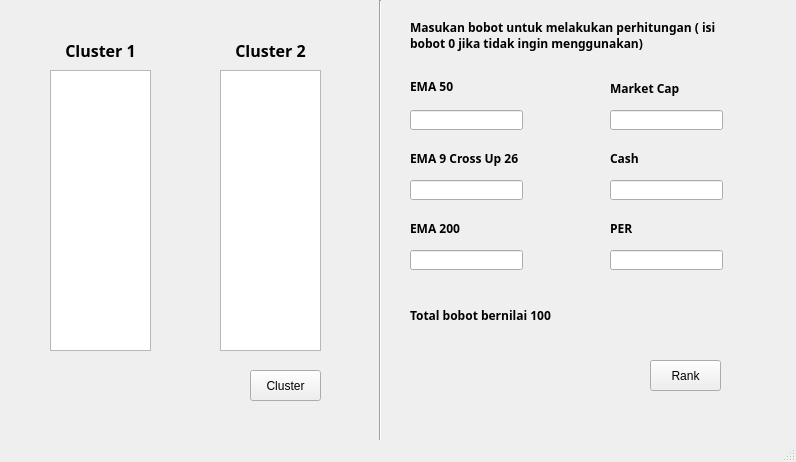
<?xml version="1.0" encoding="UTF-8"?>
<ui version="4.0">
 <class>MainWindow</class>
 <widget class="QMainWindow" name="MainWindow">
  <property name="geometry">
   <rect>
    <x>0</x>
    <y>0</y>
    <width>796</width>
    <height>462</height>
   </rect>
  </property>
  <property name="windowTitle">
   <string>MainWindow</string>
  </property>
  <property name="autoFillBackground">
   <bool>true</bool>
  </property>
  <widget class="QWidget" name="centralwidget">
   <widget class="QListView" name="listView">
    <property name="geometry">
     <rect>
      <x>50</x>
      <y>70</y>
      <width>101</width>
      <height>281</height>
     </rect>
    </property>
   </widget>
   <widget class="QPushButton" name="pushButton_6">
    <property name="geometry">
     <rect>
      <x>250</x>
      <y>370</y>
      <width>71</width>
      <height>31</height>
     </rect>
    </property>
    <property name="styleSheet">
     <string notr="true">font: 87 8pt &quot;Arial Black&quot;;</string>
    </property>
    <property name="text">
     <string>Cluster</string>
    </property>
   </widget>
   <widget class="Line" name="line">
    <property name="geometry">
     <rect>
      <x>370</x>
      <y>0</y>
      <width>20</width>
      <height>461</height>
     </rect>
    </property>
    <property name="autoFillBackground">
     <bool>true</bool>
    </property>
    <property name="orientation">
     <enum>Qt::Vertical</enum>
    </property>
   </widget>
   <widget class="QLabel" name="label_8">
    <property name="enabled">
     <bool>true</bool>
    </property>
    <property name="geometry">
     <rect>
      <x>60</x>
      <y>40</y>
      <width>81</width>
      <height>21</height>
     </rect>
    </property>
    <property name="font">
     <font>
      <family>Arial Black</family>
      <pointsize>12</pointsize>
      <weight>75</weight>
      <italic>false</italic>
      <bold>true</bold>
     </font>
    </property>
    <property name="acceptDrops">
     <bool>true</bool>
    </property>
    <property name="autoFillBackground">
     <bool>false</bool>
    </property>
    <property name="styleSheet">
     <string notr="true"/>
    </property>
    <property name="text">
     <string>Cluster 1</string>
    </property>
    <property name="scaledContents">
     <bool>false</bool>
    </property>
    <property name="alignment">
     <set>Qt::AlignCenter</set>
    </property>
   </widget>
   <widget class="QLabel" name="label_9">
    <property name="enabled">
     <bool>true</bool>
    </property>
    <property name="geometry">
     <rect>
      <x>230</x>
      <y>40</y>
      <width>81</width>
      <height>21</height>
     </rect>
    </property>
    <property name="font">
     <font>
      <family>Arial Black</family>
      <pointsize>12</pointsize>
      <weight>75</weight>
      <italic>false</italic>
      <bold>true</bold>
     </font>
    </property>
    <property name="acceptDrops">
     <bool>true</bool>
    </property>
    <property name="autoFillBackground">
     <bool>false</bool>
    </property>
    <property name="styleSheet">
     <string notr="true"/>
    </property>
    <property name="text">
     <string>Cluster 2</string>
    </property>
    <property name="scaledContents">
     <bool>false</bool>
    </property>
    <property name="alignment">
     <set>Qt::AlignCenter</set>
    </property>
   </widget>
   <widget class="QPushButton" name="pushButton_7">
    <property name="geometry">
     <rect>
      <x>650</x>
      <y>360</y>
      <width>71</width>
      <height>31</height>
     </rect>
    </property>
    <property name="styleSheet">
     <string notr="true">font: 87 8pt &quot;Arial Black&quot;;</string>
    </property>
    <property name="text">
     <string>Rank</string>
    </property>
   </widget>
   <widget class="QLineEdit" name="lineEdit">
    <property name="geometry">
     <rect>
      <x>410</x>
      <y>110</y>
      <width>113</width>
      <height>20</height>
     </rect>
    </property>
   </widget>
   <widget class="QLabel" name="label">
    <property name="geometry">
     <rect>
      <x>410</x>
      <y>80</y>
      <width>46</width>
      <height>13</height>
     </rect>
    </property>
    <property name="font">
     <font>
      <family>Arial Black</family>
      <weight>75</weight>
      <bold>true</bold>
     </font>
    </property>
    <property name="autoFillBackground">
     <bool>false</bool>
    </property>
    <property name="text">
     <string>EMA 50</string>
    </property>
   </widget>
   <widget class="QLabel" name="label_2">
    <property name="geometry">
     <rect>
      <x>410</x>
      <y>150</y>
      <width>121</width>
      <height>16</height>
     </rect>
    </property>
    <property name="font">
     <font>
      <family>Arial Black</family>
      <weight>75</weight>
      <bold>true</bold>
     </font>
    </property>
    <property name="autoFillBackground">
     <bool>false</bool>
    </property>
    <property name="text">
     <string>EMA 9 Cross Up 26</string>
    </property>
   </widget>
   <widget class="QLineEdit" name="lineEdit_2">
    <property name="geometry">
     <rect>
      <x>410</x>
      <y>180</y>
      <width>113</width>
      <height>20</height>
     </rect>
    </property>
   </widget>
   <widget class="QLineEdit" name="lineEdit_3">
    <property name="geometry">
     <rect>
      <x>410</x>
      <y>250</y>
      <width>113</width>
      <height>20</height>
     </rect>
    </property>
   </widget>
   <widget class="QLabel" name="label_3">
    <property name="geometry">
     <rect>
      <x>410</x>
      <y>220</y>
      <width>121</width>
      <height>16</height>
     </rect>
    </property>
    <property name="font">
     <font>
      <family>Arial Black</family>
      <weight>75</weight>
      <bold>true</bold>
     </font>
    </property>
    <property name="autoFillBackground">
     <bool>false</bool>
    </property>
    <property name="text">
     <string>EMA 200</string>
    </property>
   </widget>
   <widget class="QLabel" name="label_4">
    <property name="geometry">
     <rect>
      <x>610</x>
      <y>80</y>
      <width>81</width>
      <height>16</height>
     </rect>
    </property>
    <property name="font">
     <font>
      <family>Arial Black</family>
      <weight>75</weight>
      <bold>true</bold>
     </font>
    </property>
    <property name="autoFillBackground">
     <bool>false</bool>
    </property>
    <property name="text">
     <string>Market Cap</string>
    </property>
   </widget>
   <widget class="QLineEdit" name="lineEdit_4">
    <property name="geometry">
     <rect>
      <x>610</x>
      <y>110</y>
      <width>113</width>
      <height>20</height>
     </rect>
    </property>
   </widget>
   <widget class="QLabel" name="label_5">
    <property name="geometry">
     <rect>
      <x>610</x>
      <y>150</y>
      <width>81</width>
      <height>16</height>
     </rect>
    </property>
    <property name="font">
     <font>
      <family>Arial Black</family>
      <weight>75</weight>
      <bold>true</bold>
     </font>
    </property>
    <property name="autoFillBackground">
     <bool>false</bool>
    </property>
    <property name="text">
     <string>Cash</string>
    </property>
   </widget>
   <widget class="QLineEdit" name="lineEdit_5">
    <property name="geometry">
     <rect>
      <x>610</x>
      <y>180</y>
      <width>113</width>
      <height>20</height>
     </rect>
    </property>
   </widget>
   <widget class="QLineEdit" name="lineEdit_6">
    <property name="geometry">
     <rect>
      <x>610</x>
      <y>250</y>
      <width>113</width>
      <height>20</height>
     </rect>
    </property>
   </widget>
   <widget class="QLabel" name="label_6">
    <property name="geometry">
     <rect>
      <x>610</x>
      <y>220</y>
      <width>81</width>
      <height>16</height>
     </rect>
    </property>
    <property name="font">
     <font>
      <family>Arial Black</family>
      <weight>75</weight>
      <bold>true</bold>
     </font>
    </property>
    <property name="autoFillBackground">
     <bool>false</bool>
    </property>
    <property name="text">
     <string>PER</string>
    </property>
   </widget>
   <widget class="QLabel" name="label_7">
    <property name="geometry">
     <rect>
      <x>410</x>
      <y>10</y>
      <width>311</width>
      <height>51</height>
     </rect>
    </property>
    <property name="font">
     <font>
      <family>Arial Black</family>
      <weight>75</weight>
      <bold>true</bold>
     </font>
    </property>
    <property name="autoFillBackground">
     <bool>true</bool>
    </property>
    <property name="text">
     <string>Masukan bobot untuk melakukan perhitungan ( isi bobot 0 jika tidak ingin menggunakan)</string>
    </property>
    <property name="wordWrap">
     <bool>true</bool>
    </property>
   </widget>
   <widget class="QLabel" name="label_10">
    <property name="geometry">
     <rect>
      <x>410</x>
      <y>290</y>
      <width>311</width>
      <height>51</height>
     </rect>
    </property>
    <property name="font">
     <font>
      <family>Arial Black</family>
      <weight>75</weight>
      <bold>true</bold>
     </font>
    </property>
    <property name="autoFillBackground">
     <bool>true</bool>
    </property>
    <property name="text">
     <string>Total bobot bernilai 100</string>
    </property>
    <property name="wordWrap">
     <bool>true</bool>
    </property>
   </widget>
   <widget class="QListView" name="listView_3">
    <property name="geometry">
     <rect>
      <x>220</x>
      <y>70</y>
      <width>101</width>
      <height>281</height>
     </rect>
    </property>
   </widget>
  </widget>
  <widget class="QMenuBar" name="menubar">
   <property name="geometry">
    <rect>
     <x>0</x>
     <y>0</y>
     <width>796</width>
     <height>21</height>
    </rect>
   </property>
  </widget>
  <widget class="QStatusBar" name="statusbar"/>
 </widget>
 <resources/>
 <connections/>
</ui>
